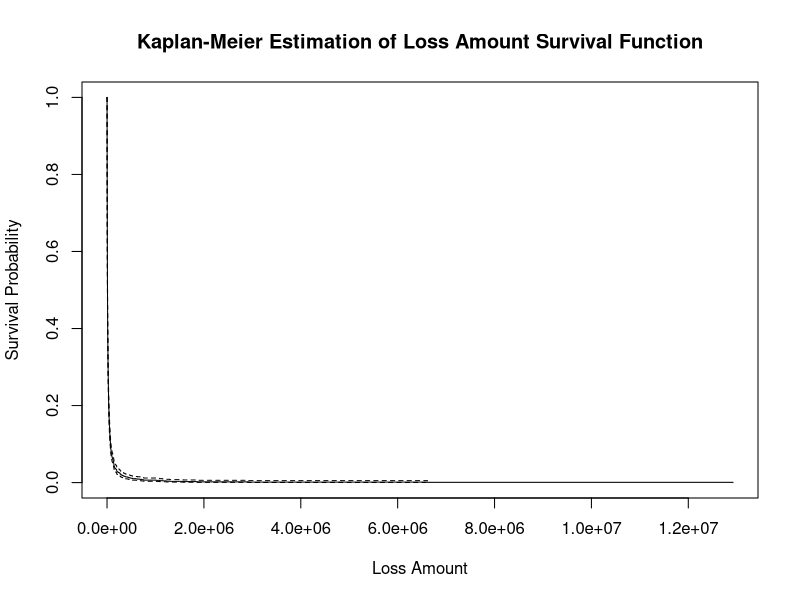
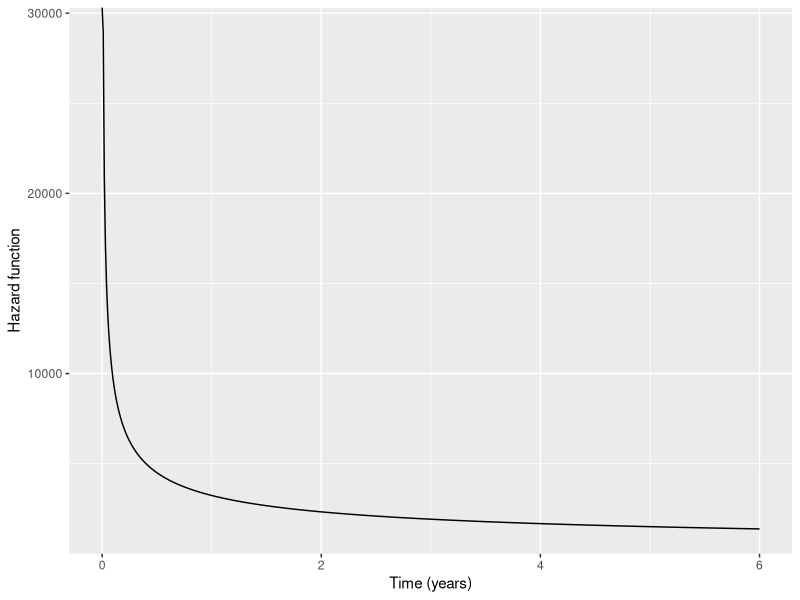
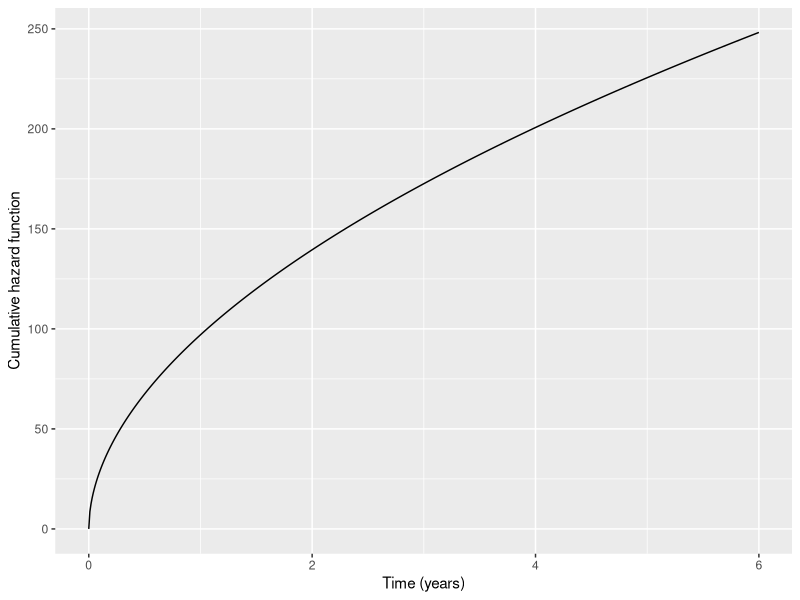

The R source for these figures, in order:
# Homework #3

# Consider data set PropertyFund.txt. The variable of interest is the loss amount, i.e. Claim. Take a subset of the data that contain observations with positive losses. The goal is to forecast the amount of losses for a government entity.

# read data
rm(list=ls())
dat <- read.table(file='PropertyFund.txt', header = TRUE, sep = "", dec = ".")
dat.loss <- dat[which(dat$Claim>0),]


# 1. Perform Kaplan-Meier estimation of the survival function of loss amount. Plot the estimated survival function.

library(survival)

# Create a survival object
surv_obj <- Surv(dat.loss$Claim)

# Estimate the survival function using Kaplan-Meier method
km_fit <- survfit(surv_obj ~ 1, data = dat.loss)

# Plot the estimated survival function
plot(km_fit, xlab = "Loss Amount", ylab = "Survival Probability",
     main = "Kaplan-Meier Estimation of Loss Amount Survival Function")


# 2. Consider the local government entity of the Madison School District. Assume that the coverage amount (Coverage) is 500 (in million dollars). 
# Use the estimated survival function 1) to forecast the probability of an annual losses of greater than 100,000 dollars.

# Set the coverage amount for the Madison School District
cov_amt <- 500

# Calculate the probability of an annual loss greater than $100,000
prob_gt100k <- 1 - summary(km_fit, times = 100000 / cov_amt)$surv

# Print the probability of an annual loss greater than $100,000
cat("The probability of an annual loss greater than $100,000 for the Madison School District is",
    round(prob_gt100k, 4) * 100, "%.")


# 3. Fit a Weibull regression on the loss amount using entity type and logarithm of coverage as predictor. Report the estimated parameters. 
# Comment on the effect of Coverage on Claim.

# Fit Weibull regression model
weib_reg <- survreg(Surv(Claim) ~ EntityType + log(Coverage), data = dat.loss, dist = "weibull")

# Report estimated parameters
summary(weib_reg)

# In the Weibull regression model, the estimated coefficient of the predictor variable log(Coverage) is 0.5242 with a standard error of 0.0373. This indicates that a one unit increase in the logarithm of Coverage is associated with an increase in the hazard rate of Claim by exp(0.5242) = 1.69.
# The hazard rate is a measure of the rate at which the event of interest (in this case, the claim) occurs over time. Therefore, the effect of Coverage on Claim is positive and significant, which means that as the Coverage amount increases, the risk of having a claim increases as well. This is intuitive, as a higher coverage amount implies that the property is of higher value and therefore more susceptible to damage, which in turn increases the likelihood of a claim being made.

# 4. Consider the local government entity of the Madison School District in 2). Express the hazard function and the cumulative hazard function
# for the policyholder.

# Calculate the linear predictor
lin_pred <- sum(coef(weib_reg) * c(1, 0, 0, 1, 0, log(500)))

# Use the Weibull distribution's survival and density functions to obtain the hazard and cumulative hazard functions:

beta_hat <- coef(weib_reg)[7]
eta_hat <- exp(lin_pred)

hazard_function <- function(t) {
  beta_hat * eta_hat * t ^ (beta_hat - 1)
}

cumulative_hazard_function <- function(t) {
  (eta_hat * t) ^ beta_hat
}

# Plot the hazard and cumulative hazard functions
library(ggplot2)

# plot hazard function
ggplot(data.frame(t = seq(0, 6, 0.01)), aes(x = t)) +
  geom_line(aes(y = hazard_function(t))) +
  labs(x = "Time (years)", y = "Hazard function")

# plot cumulative hazard function
ggplot(data.frame(t = seq(0, 6, 0.01)), aes(x = t)) +
  geom_line(aes(y = cumulative_hazard_function(t))) +
  labs(x = "Time (years)", y = "Cumulative hazard function")

# These plots show how the hazard and cumulative hazard functions change over time for the Madison School District with Coverage = 500.

# 5. Consider the local government entity of the Madison School District in 2). Forecast the probability of an annual losses of greater
# than 100,000 dollars using the Weibull model. Explain the difference between the forecasts in 1) and 5).

# calculate the expected claim amount using the estimated regression coefficients and the given predictor values

entity_type <- "School"
coverage <- 500
log_coverage <- log(coverage)
lin_pred <- sum(coef(weib_reg) * c(1, as.numeric(entity_type != levels(dat.loss$EntityType)), log_coverage))
eta_hat <- exp(lin_pred)
beta_hat <- coef(weib_reg)[7]

expected_claim <- eta_hat * gamma(1 + 1 / beta_hat)

# calculate the probability of an annual loss greater than $100,000 using the estimated regression coefficients and the given predictor values

prob_loss_100k <- 1 - pweibull(100000, scale = eta_hat, shape = beta_hat)
prob_loss_100k